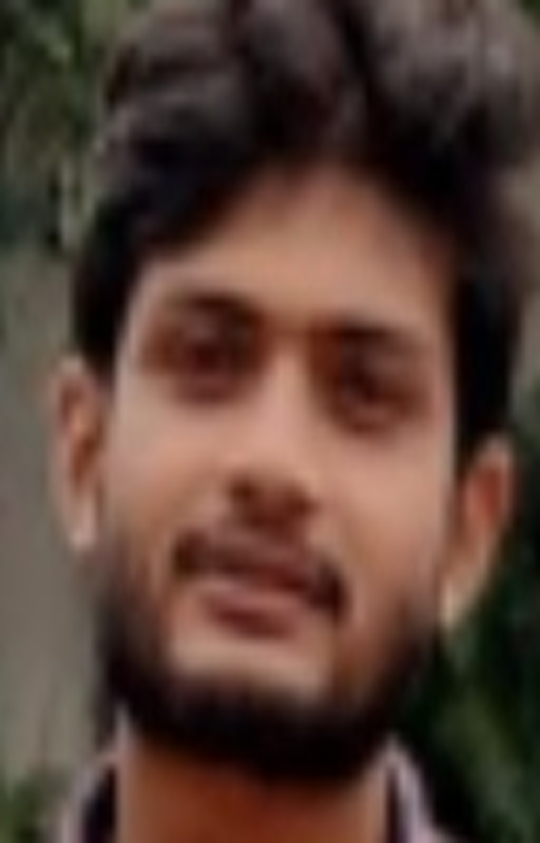
#> input picture backend/images/player_photo/1673276680599 - Mayur Gaonkar.jpg, 1080 x 1685 px (shown at 1/2 size); its folder holds only this picture in this run
$ python crop_player_photos.py
#> lines starting #> are read from the running program, lines starting #| are printed output that depends on the picture
import os
import shutil
from pathlib import Path

import cv2
import numpy as np

ROOT = Path(r"c:\Users\visha\CricketLeagueAuction\backend\images\player_photo")
BACKUP_ROOT = Path(
    r"c:\Users\visha\CricketLeagueAuction\backend\images\player_photo_backup"
)
SUPPORTED_EXT = {".jpg", ".jpeg", ".png", ".webp", ".bmp", ".jfif"}


def read_image_unicode(path: Path):
    data = np.fromfile(str(path), dtype=np.uint8)
    if data.size == 0:
        return None
    return cv2.imdecode(data, cv2.IMREAD_COLOR)


def write_image_unicode(path: Path, img):
    ext = path.suffix.lower() if path.suffix else ".jpg"
    params = []
    if ext in {".jpg", ".jpeg", ".jfif"}:
        params = [int(cv2.IMWRITE_JPEG_QUALITY), 95]
    ok, enc = cv2.imencode(ext, img, params)
    if not ok:
        return False
    enc.tofile(str(path))
    return True


def clamp(v, lo, hi):
    return max(lo, min(hi, v))


def crop_face_only(image, face):
    h, w = image.shape[:2]
    fx, fy, fw, fh = [int(v) for v in face]

    # Tight headshot crop with a small margin around face.
    top = int(fy - 0.25 * fh)
    bottom = int(fy + 1.2 * fh)
    top = clamp(top, 0, h - 2)
    bottom = clamp(bottom, top + 2, h)

    crop_h = bottom - top
    desired_w = int(crop_h * 0.9)
    min_w = int(1.15 * fw)
    crop_w = max(desired_w, min_w)
    crop_w = clamp(crop_w, 2, w)

    face_cx = fx + fw // 2
    left = int(face_cx - crop_w // 2)
    left = clamp(left, 0, w - crop_w)
    right = left + crop_w

    cropped = image[top:bottom, left:right]
    if cropped.size == 0:
        return None

    # Preserve original dimensions so existing UI sizing remains stable.
    return cv2.resize(cropped, (w, h), interpolation=cv2.INTER_CUBIC)


def main():
    if not ROOT.exists():
        print(f"Folder not found: {ROOT}")
        return

    BACKUP_ROOT.mkdir(parents=True, exist_ok=True)

    cascade = cv2.CascadeClassifier(
        str(Path(cv2.data.haarcascades) / "haarcascade_frontalface_default.xml")
    )
    if cascade.empty():
        print("Failed to load Haar cascade.")
        return

    files = [
        p for p in ROOT.iterdir() if p.is_file() and p.suffix.lower() in SUPPORTED_EXT
    ]
    cropped_count = 0
    skipped_no_face = []
    failed = []

    for file_path in files:
        source_path = BACKUP_ROOT / file_path.name
        if not source_path.exists():
            source_path = file_path

        img = read_image_unicode(source_path)
#> in read_image_unicode, returned value is the input picture: shape (1685, 1080, 3); mean B, G, R 53.2, 63.4, 87.1
        if img is None:
            failed.append(f"read-failed: {file_path.name}")
            continue

        gray = cv2.cvtColor(img, cv2.COLOR_BGR2GRAY)
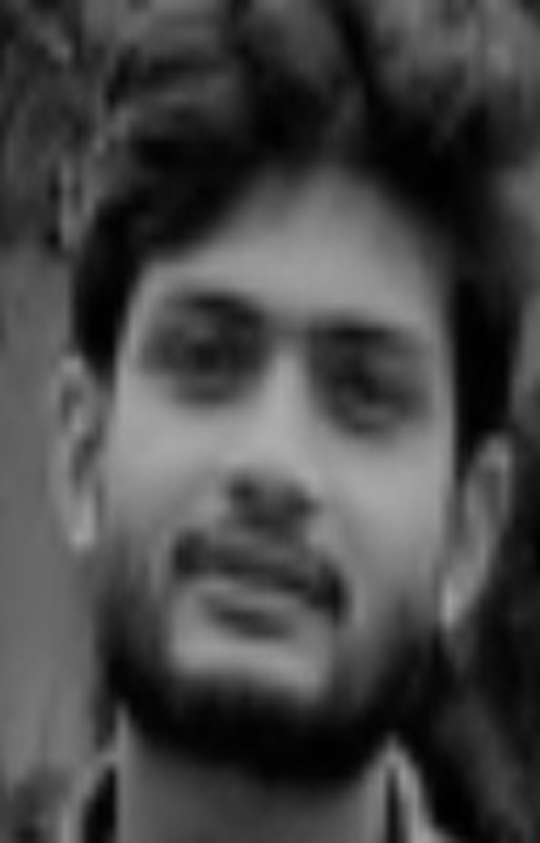
#> gray: shape (1685, 1080) (shown at 1/2 size); min 0, max 174, mean 69.4
        faces = cascade.detectMultiScale(
            gray,
            scaleFactor=1.1,
            minNeighbors=5,
            minSize=(40, 40),
            flags=cv2.CASCADE_SCALE_IMAGE,
        )
#> faces = [[107, 398, 898, 898]]

        if len(faces) == 0:
            skipped_no_face.append(file_path.name)
            continue

        # Use largest detected face.
        face = max(faces, key=lambda r: r[2] * r[3])
#> face = [107, 398, 898, 898]
        processed = crop_face_only(img, face)
#> in crop_face_only, `fx, fy, fw, fh = [int(v) for v in face]`: fx = 107; fy = 398; fw = 898
#> in crop_face_only, `top = int(fy - 0.25 * fh)`: top = 173
#> in crop_face_only, `bottom = int(fy + 1.2 * fh)`: bottom = 1475
#> in crop_face_only, `crop_h = bottom - top`: crop_h = 1302
#> in crop_face_only, `desired_w = int(crop_h * 0.9)`: desired_w = 1171
#> in crop_face_only, `min_w = int(1.15 * fw)`: min_w = 1032
#> in crop_face_only, `crop_w = max(desired_w, min_w)`: crop_w = 1171
#> in crop_face_only, `crop_w = clamp(crop_w, 2, w)`: crop_w = 1080
#> in crop_face_only, `face_cx = fx + fw // 2`: face_cx = 556
#> in crop_face_only, `left = int(face_cx - crop_w // 2)`: left = 16
#> in crop_face_only, `left = clamp(left, 0, w - crop_w)`: left = 0
#> in crop_face_only, `right = left + crop_w`: right = 1080
#> in crop_face_only, `cropped = image[top:bottom, left:right]`:
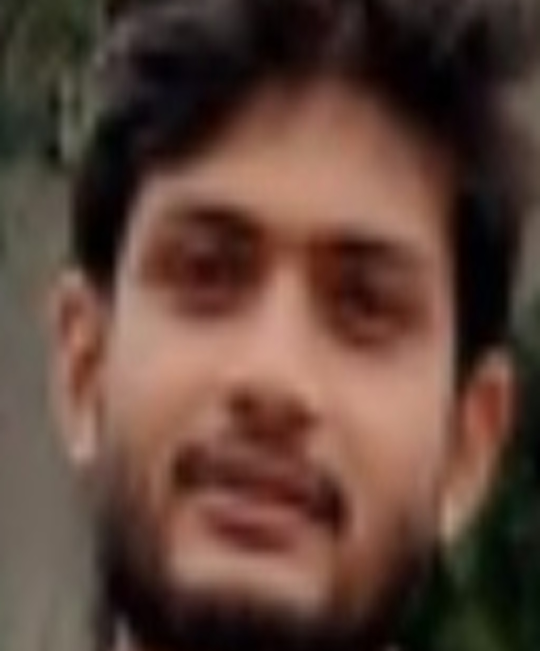
#> cropped: shape (1302, 1080, 3) (shown at 1/2 size); mean B, G, R 56.1, 66.7, 92.8
#> in crop_face_only, `return cv2.resize(cropped, (w, h), interpolation=cv2.INTER_CUBIC)`:
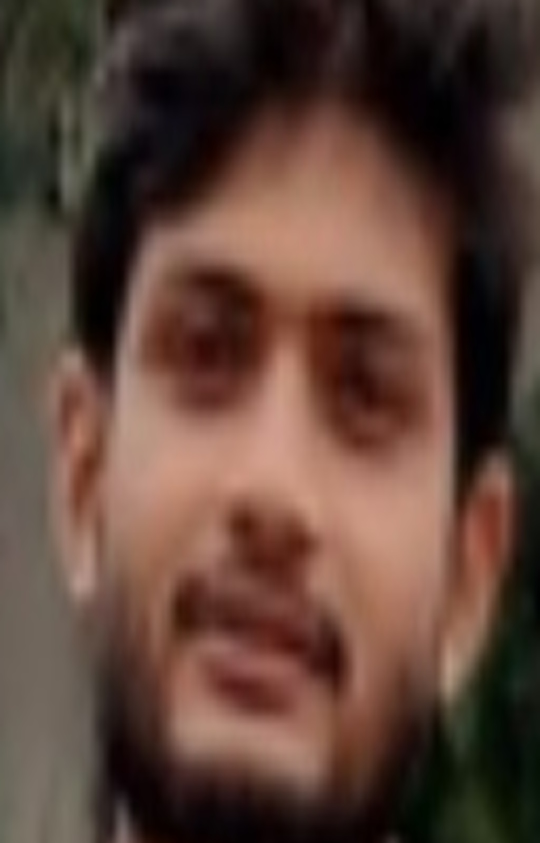
#> returned value: shape (1685, 1080, 3) (shown at 1/2 size); mean of channels 0, 1, 2 56.1, 66.7, 92.8; drawn as B, G, R
        if processed is None:
            failed.append(f"crop-failed: {file_path.name}")
            continue

        backup_target = BACKUP_ROOT / file_path.name
        if not backup_target.exists():
            shutil.copy2(file_path, backup_target)

        if not write_image_unicode(file_path, processed):
            failed.append(f"write-failed: {file_path.name}")
            continue

        cropped_count += 1

    print(f"Total supported images: {len(files)}")
    print(f"Cropped successfully: {cropped_count}")
    print(f"Skipped (no face): {len(skipped_no_face)}")
    print(f"Failed: {len(failed)}")

    if skipped_no_face:
        print("No-face samples:")
        for name in skipped_no_face[:20]:
            print(f"  - {name}")

    if failed:
        print("Failures:")
        for item in failed[:20]:
            print(f"  - {item}")


if __name__ == "__main__":
    main()

$ run again, on backend/images/player_photo/IMG-20250726-WA0010 - suhas gurav.jpg
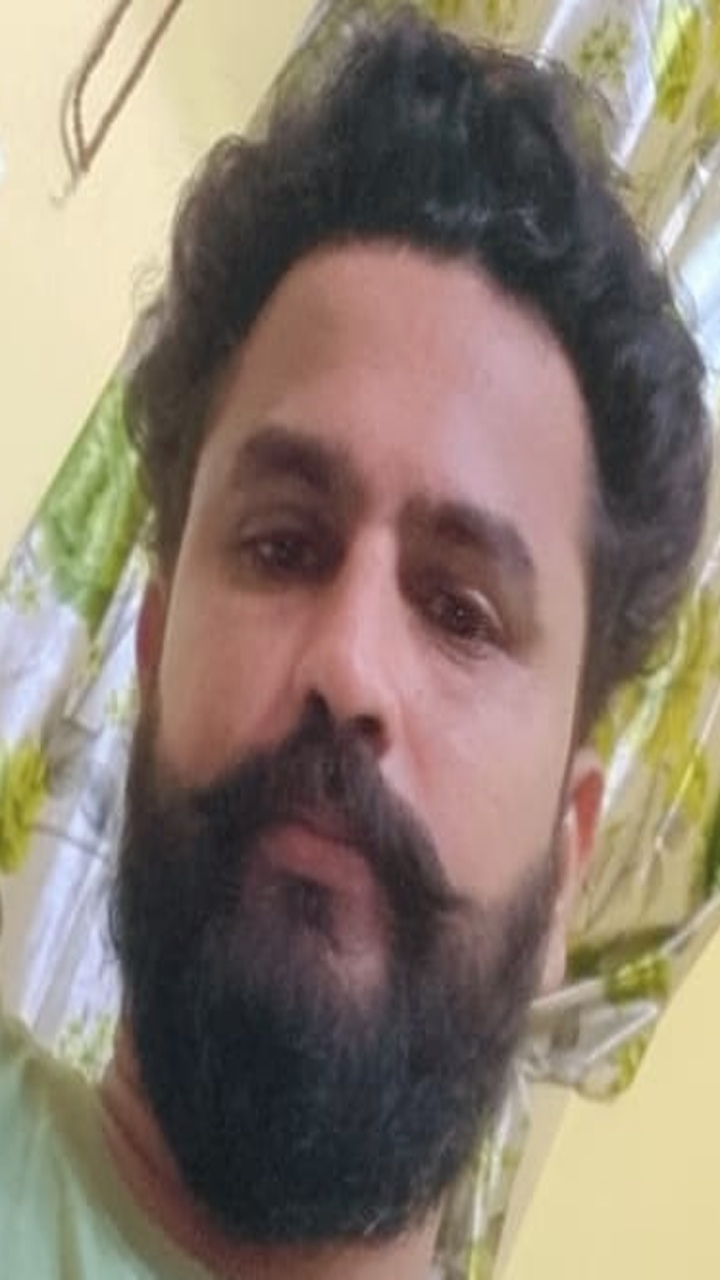
#> input picture backend/images/player_photo/IMG-20250726-WA0010 - suhas gurav.jpg, 720 x 1280 px
#> in read_image_unicode, returned value is the input picture: shape (1280, 720, 3); mean B, G, R 111.5, 125, 139
#> in main, `gray = cv2.cvtColor(img, cv2.COLOR_BGR2GRAY)`:
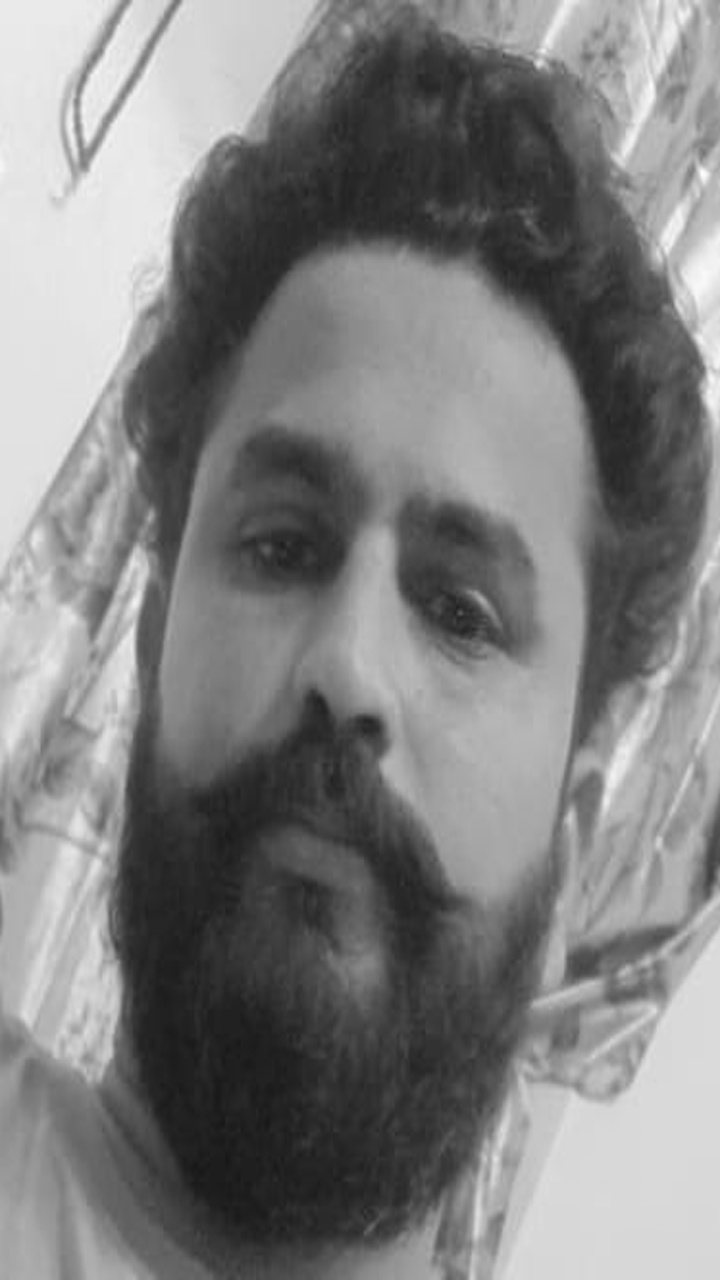
#> gray: shape (1280, 720); min 22, max 254, mean 127.7
#> faces = [[594, 54, 71, 71], [36, 320, 652, 652]]
#> face = [36, 320, 652, 652]
#> fx = 36; fy = 320; fw = 652
#> top = 157
#> bottom = 1102
#> crop_h = 945
#> desired_w = 850
#> min_w = 749
#> in crop_face_only, `crop_w = max(desired_w, min_w)`: crop_w = 850
#> in crop_face_only, `crop_w = clamp(crop_w, 2, w)`: crop_w = 720
#> face_cx = 362
#> in crop_face_only, `left = int(face_cx - crop_w // 2)`: left = 2
#> in crop_face_only, `left = clamp(left, 0, w - crop_w)`: left = 0
#> right = 720
#> in crop_face_only, `return cv2.resize(cropped, (w, h), interpolation=cv2.INTER_CUBIC)`:
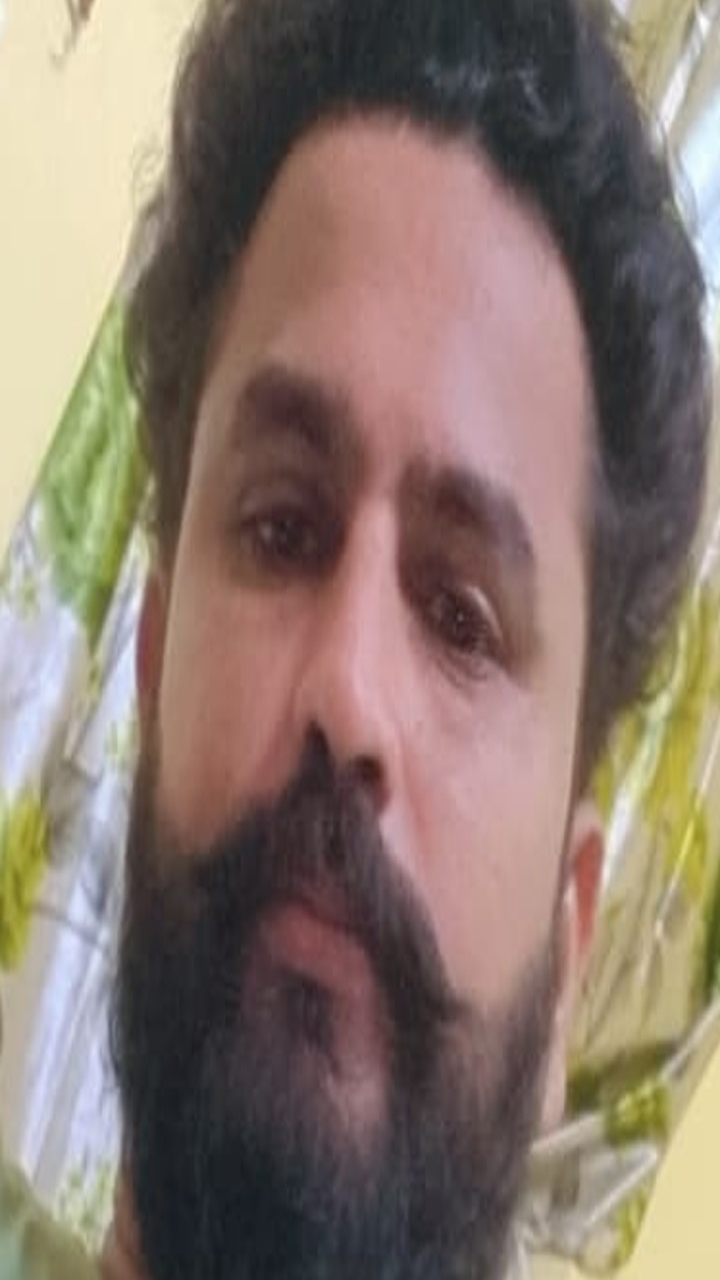
#> returned value: shape (1280, 720, 3); mean of channels 0, 1, 2 109.3, 119.6, 136.5; drawn as B, G, R

$ run again, on backend/images/player_photo/IMG-20251014-WA0013 - Krish G.jpg
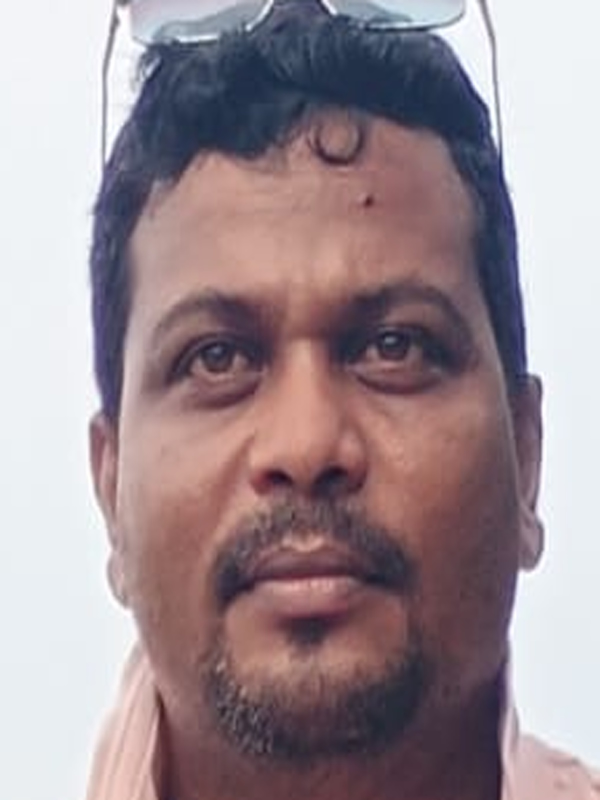
#> input picture backend/images/player_photo/IMG-20251014-WA0013 - Krish G.jpg, 1200 x 1600 px (shown at 1/2 size)
#> in read_image_unicode, returned value is the input picture: shape (1600, 1200, 3); mean B, G, R 148.3, 142.4, 158.3
#> in main, `gray = cv2.cvtColor(img, cv2.COLOR_BGR2GRAY)`:
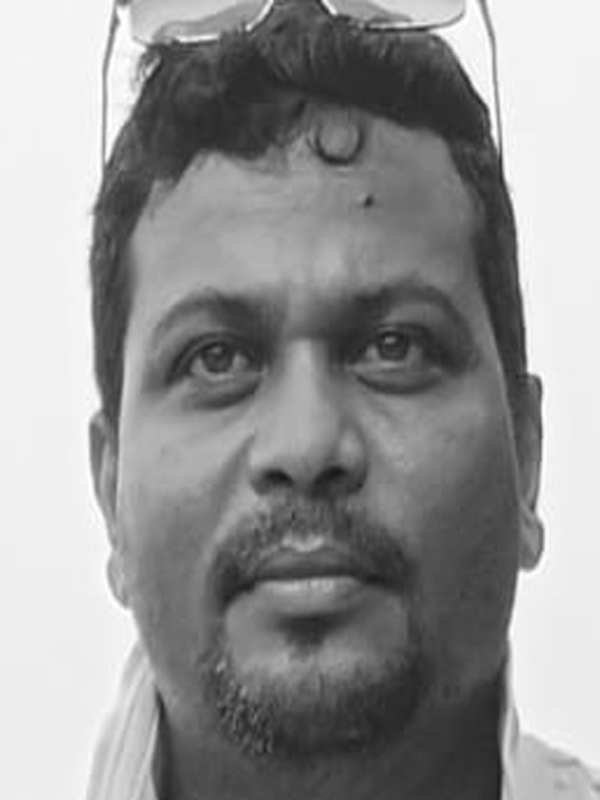
#> gray: shape (1600, 1200) (shown at 1/2 size); min 20, max 255, mean 147.8
#> faces = [[137, 339, 952, 952]]
#> face = [137, 339, 952, 952]
#> fx = 137; fy = 339; fw = 952
#> top = 101
#> bottom = 1481
#> crop_h = 1380
#> desired_w = 1242
#> min_w = 1094
#> in crop_face_only, `crop_w = max(desired_w, min_w)`: crop_w = 1242
#> in crop_face_only, `crop_w = clamp(crop_w, 2, w)`: crop_w = 1200
#> face_cx = 613
#> in crop_face_only, `left = int(face_cx - crop_w // 2)`: left = 13
#> in crop_face_only, `left = clamp(left, 0, w - crop_w)`: left = 0
#> right = 1200
#> in crop_face_only, `return cv2.resize(cropped, (w, h), interpolation=cv2.INTER_CUBIC)`:
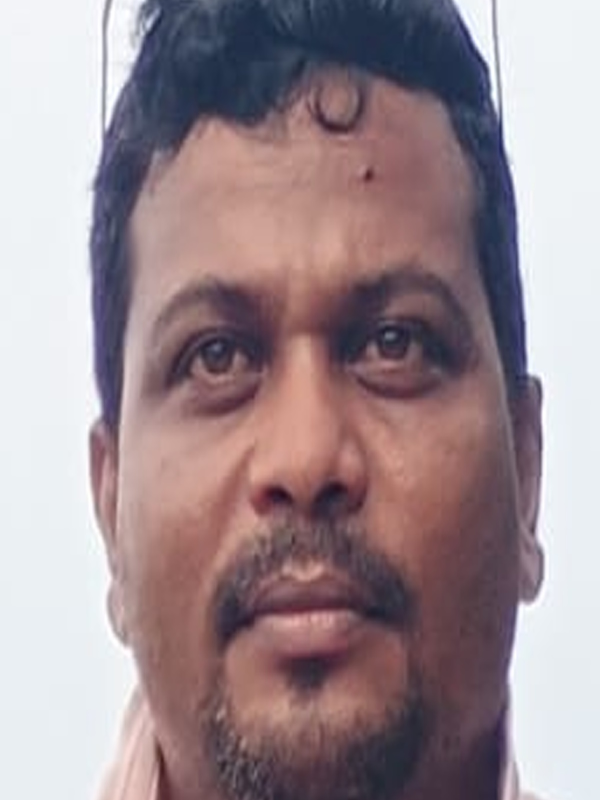
#> returned value: shape (1600, 1200, 3) (shown at 1/2 size); mean of channels 0, 1, 2 147, 141.5, 158.5; drawn as B, G, R

$ run again, on backend/images/player_photo/1747393244841 - Shravan Gouda.jpg
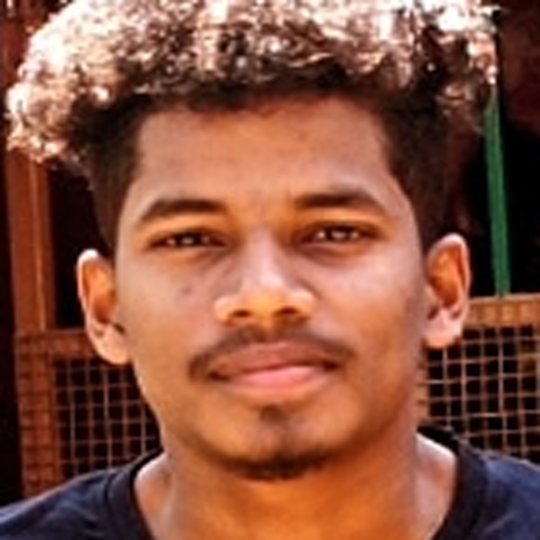
#> input picture backend/images/player_photo/1747393244841 - Shravan Gouda.jpg, 1080 x 1080 px (shown at 1/2 size)
#> in read_image_unicode, returned value is the input picture: shape (1080, 1080, 3); mean B, G, R 63.2, 82, 136.1
#> in main, `gray = cv2.cvtColor(img, cv2.COLOR_BGR2GRAY)`:
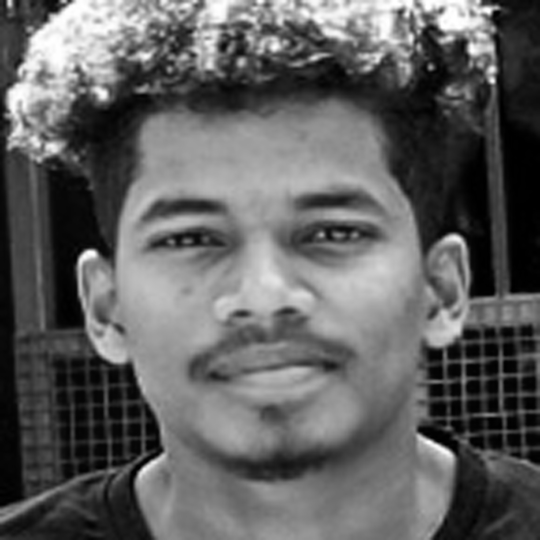
#> gray: shape (1080, 1080) (shown at 1/2 size); min 0, max 255, mean 96.1
#> faces = [[156, 187, 744, 744]]
#> face = [156, 187, 744, 744]
#> fx = 156; fy = 187; fw = 744
#> top = 1
#> bottom = 1079
#> crop_h = 1078
#> desired_w = 970
#> min_w = 855
#> crop_w = 970
#> face_cx = 528
#> left = 43
#> right = 1013
#> in crop_face_only, `return cv2.resize(cropped, (w, h), interpolation=cv2.INTER_CUBIC)`:
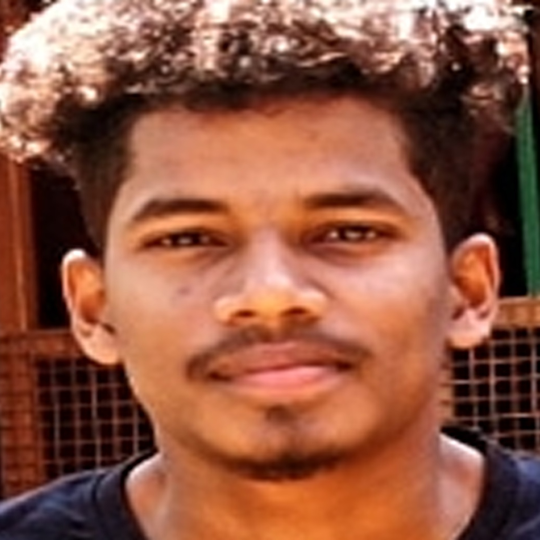
#> returned value: shape (1080, 1080, 3) (shown at 1/2 size); mean of channels 0, 1, 2 67.2, 87.8, 145; drawn as B, G, R
